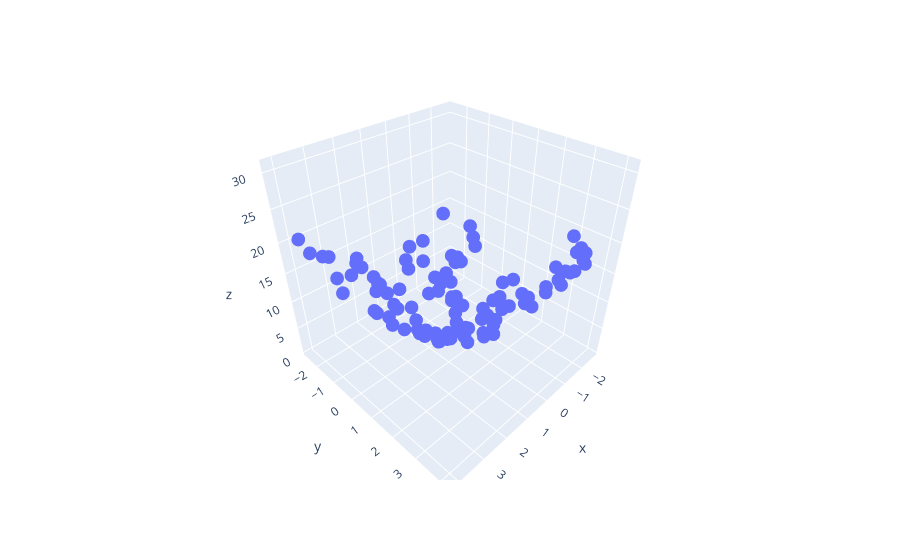

Here is the notebook cell this chart was saved with:
### Markdown cell above
3D plot the 3D data.

### Code cell
import plotly.express as px
df = px.data.iris()
fig = px.scatter_3d(df, x=x.ravel(), y=y.ravel(), z=z.ravel())
fig.show()
